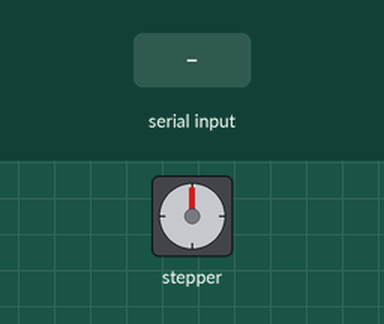
Bench run of a sketch on a simulated Arduino Uno, built with avr-gcc and run on an emulated ATmega328P. Parts: stepper motor. Wiring (inferred from the names in the program): stepper motor driver (200 steps per turn assumed): step pin 9; direction pin 6; enable pin 7. The test bench sets the inputs (shaded band).

Above: at 1.2 s.
1.3 s: "3" received over Serial
At 3.45 s:
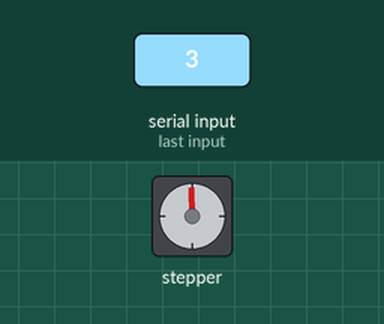
4.3 s: "4" received over Serial
At 5.1 s:
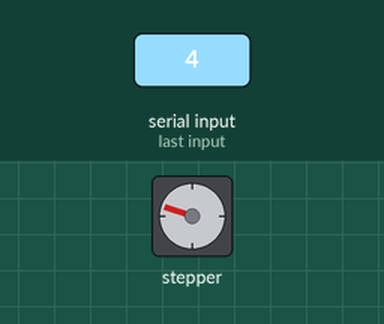
5.8 s: "3" received over Serial
At 9.2 s:
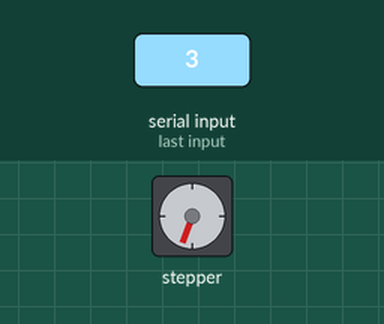
Timing chart, 0 to 10.7 s (numbered marks = the images above; inputs shaded):
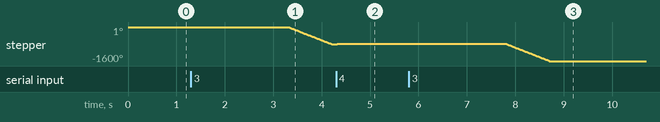

Measured:
- after the input at 1.3 s, stepper: keeps turning counter-clockwise at about 893°/s, starting after 2.0 s
- after the input at 4.3 s, stepper: goes -806° 0.02 s, then -792°, starting at once
- after the input at 5.8 s, stepper: turns 808° counter-clockwise in 0.90 s, starting after 2.0 s

The sketch:

motor_control.ino
```cpp
// (licence header left out)
//Declare pin functions on Arduino
#define stp 9
#define dir 6
#define EN  7

//Declare variables for functions
char user_input;
int x;
int y;
int state;

void setup() {
  pinMode(stp, OUTPUT);
  pinMode(dir, OUTPUT);
  pinMode(EN, OUTPUT);
  resetBEDPins(); //Set step, direction, microstep and enable pins to default states
  Serial.begin(9600); //Open Serial connection for debugging
}

//Main loop
void loop() {
  while(Serial.available()){
      user_input = Serial.read(); //Read user input and trigger appropriate function
      digitalWrite(EN, LOW); //Pull enable pin low to set FETs active and allow motor control
      if (user_input == '1')
      {
        StepForward();
      }
      else if(user_input =='2')
      {
        FrameForward();
      }
      else if(user_input =='3')
      {
        FrameBackward();
      }
      else if(user_input =='4')
      {
        MoveForward();
      }
      else if(user_input =='5')
      {
        MoveBackward();
      }
      else
      {
        //Serial.println("Invalid option entered.");
      }
      resetBEDPins();
  }
}

//Reset Big Easy Driver pins to default states
void resetBEDPins()
{
  digitalWrite(stp, LOW);
  digitalWrite(dir, LOW);
  digitalWrite(EN, HIGH);
}

//
void StepForward()
{
  //Serial.println("Moving forward at default step mode.");
  digitalWrite(dir, HIGH); //Pull direction pin low to move "forward"
  for(x=1; x<2; x++)  //Loop the forward stepping enough times for motion to be visible
  {
    digitalWrite(stp,HIGH); //Trigger one step forward
    delay(1);
    digitalWrite(stp,LOW); //Pull step pin low so it can be triggered again
    delay(1);
  }
  //Serial.println("Enter new option");
  //Serial.println("1");
}

//
void FrameForward()
{
  //Serial.println("Moving forward at frame mode.");
  delay(1500);
  digitalWrite(dir, HIGH); //Pull direction pin high to move in "reverse"
  for(x=1; x<45; x++)  //Loop the stepping enough times for motion to be visible
  {
    digitalWrite(stp,HIGH); //Trigger one step
    delay(1);
    digitalWrite(stp,LOW); //Pull step pin low so it can be triggered again
    delay(1);
  }
  //Serial.println("Enter new option");
  delay(1500);
  Serial.println("1");
}

//
void FrameBackward()
{
  //Serial.println("Moving backward at frame mode.");
  delay(2000);
  digitalWrite(dir, LOW); //Pull direction pin low to move "forward"
  for(x=1; x<450; x++)  //Loop the forward stepping enough times for motion to be visible
  {
    digitalWrite(stp,HIGH); //Trigger one step forward
    delay(1);
    digitalWrite(stp,LOW); //Pull step pin low so it can be triggered again
    delay(1);
  }
  //Serial.println("Enter new option");
  //Serial.println("1");
}

//
void MoveForward()
{
  digitalWrite(dir, HIGH); //Pull direction pin low to move "forward"
  for(x=1; x<10; x++)  //Loop the forward stepping enough times for motion to be visible
  {
    digitalWrite(stp,HIGH); //Trigger one step forward
    delay(1);
    digitalWrite(stp,LOW); //Pull step pin low so it can be triggered again
    delay(1);
  }
}

//
void MoveBackward()
{
  digitalWrite(dir, LOW); //Pull direction pin low to move "forward"
  for(x=1; x<10; x++)  //Loop the forward stepping enough times for motion to be visible
  {
    digitalWrite(stp,HIGH); //Trigger one step forward
    delay(1);
    digitalWrite(stp,LOW); //Pull step pin low so it can be triggered again
    delay(1);
  }
}


/*
//Forward/reverse stepping function
void ForwardBackwardStep()
{
  Serial.println("Alternate between stepping forward and reverse.");
  for(x= 1; x<5; x++)  //Loop the forward stepping enough times for motion to be visible
  {
    //Read direction pin state and change it
    state=digitalRead(dir);
    if(state == HIGH)
    {
      digitalWrite(dir, LOW);
    }
    else if(state ==LOW)
    {
      digitalWrite(dir,HIGH);
    }

    for(y=1; y<1000; y++)
    {
      digitalWrite(stp,HIGH); //Trigger one step
      delay(1);
      digitalWrite(stp,LOW); //Pull step pin low so it can be triggered again
      delay(1);
    }
  }
  Serial.println("Enter new option");
  Serial.println();
}
*/
```
